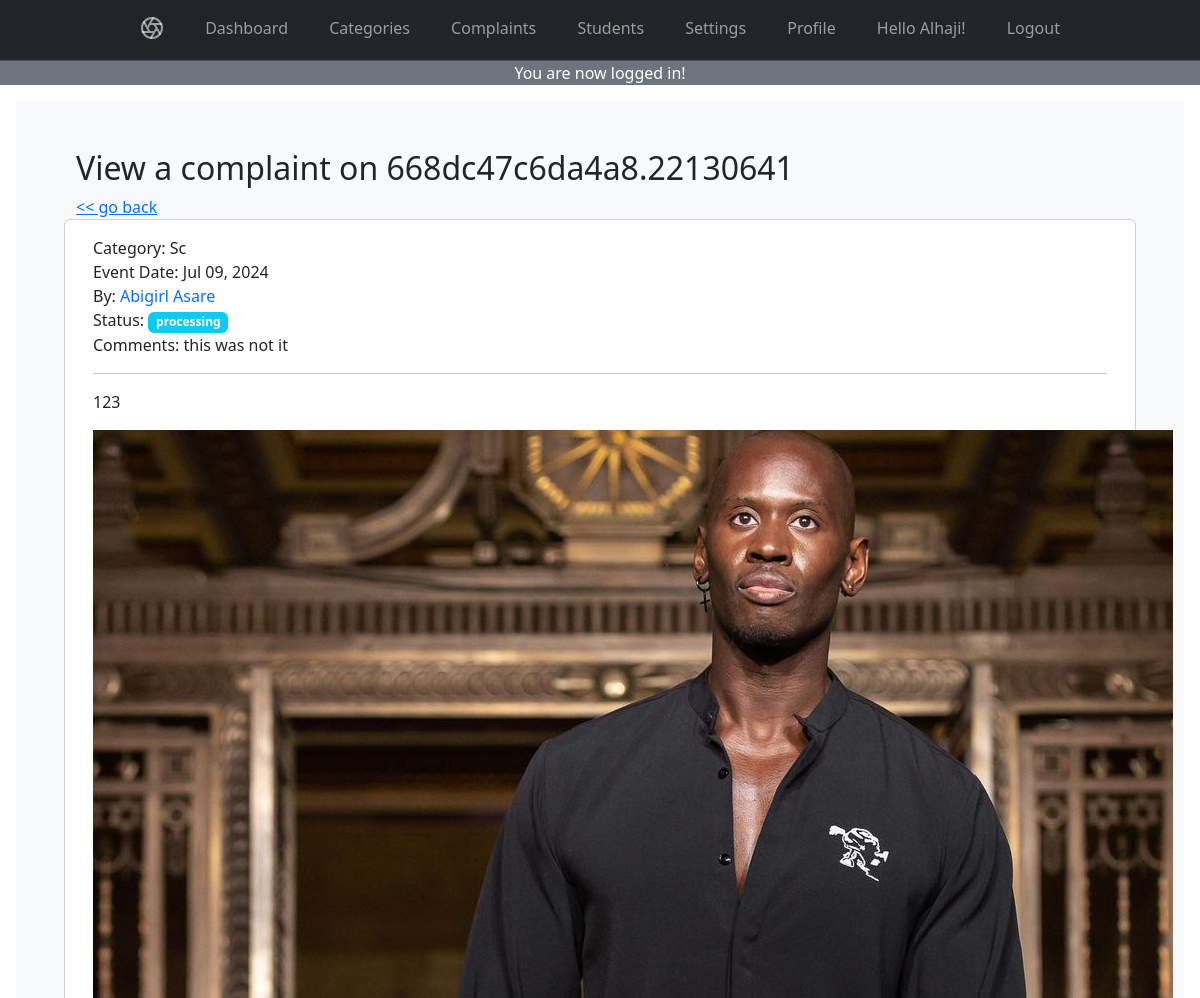
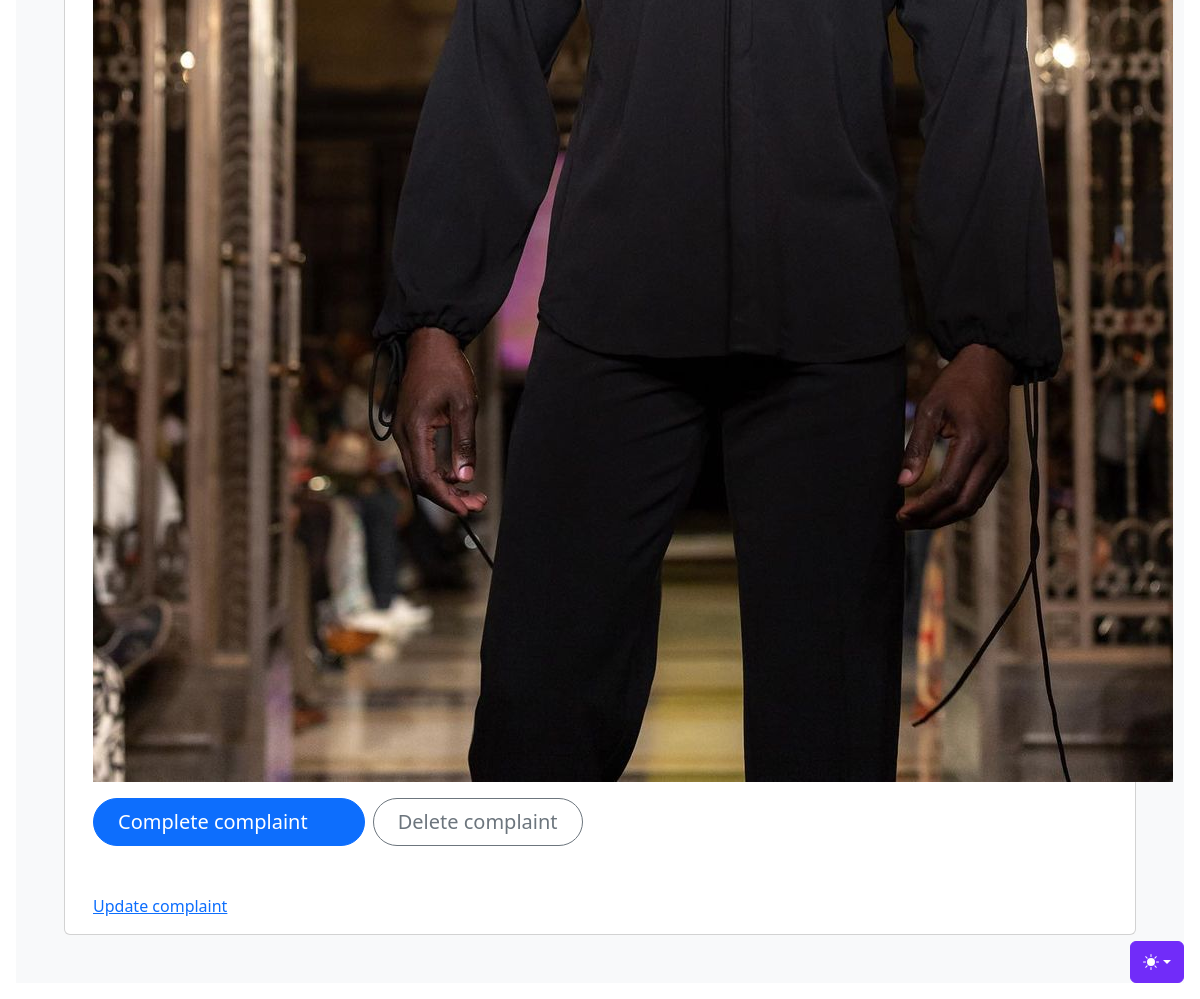
The app's page /complaints?view=5 (signed in) with its own data (2 pictures, top to bottom).
### tables this page shows
CREATE TABLE `complaints` (
  `id` int(11) NOT NULL,
  `complaint_id` varchar(200) DEFAULT NULL,
  `student_id` varchar(200) DEFAULT NULL,
  `category_id` int(11) DEFAULT NULL,
  `complaint_document` text DEFAULT NULL,
  `complaint_message` text NOT NULL,
  `complaint_comment` text DEFAULT NULL,
  `admin_comment` text NOT NULL,
  `complaint_date` date DEFAULT NULL,
  `complaint_status` tinyint(4) NOT NULL DEFAULT 0,
  `createdAt` timestamp NOT NULL DEFAULT current_timestamp(),
  `updatedAt` datetime DEFAULT NULL ON UPDATE current_timestamp(),
  `trash` tinyint(1) NOT NULL DEFAULT 0
);

CREATE TABLE `categories` (
  `id` bigint(20) NOT NULL,
  `category` varchar(255) DEFAULT NULL,
  `createdAt` timestamp NOT NULL DEFAULT current_timestamp(),
  `updatedAt` datetime DEFAULT NULL ON UPDATE current_timestamp()
);

CREATE TABLE `students` (
  `id` int(11) NOT NULL,
  `student_id` varchar(200) DEFAULT NULL,
  `fullname` varchar(200) DEFAULT NULL,
  `email` varchar(200) DEFAULT NULL,
  `level` int(11) DEFAULT NULL,
  `password` varchar(200) NOT NULL,
  `createdAt` timestamp NOT NULL DEFAULT current_timestamp(),
  `updatedAt` datetime DEFAULT NULL ON UPDATE current_timestamp(),
  `status` enum('student','admin') DEFAULT NULL,
  `trash` tinyint(1) NOT NULL DEFAULT 0
);

### helpers/helpers.php (called while the page is built, shortened)
<?php
function pretty_date_only($date){
	return date("M d, Y", strtotime($date));
}

### complaints.php (the view, shortened to what this page needs)
<?php
    require_once ("db_connection/conn.php");
?>
<!DOCTYPE html>
<html lang="en" data-bs-theme="auto">
  <head>
    <link href="<?= PROOT; ?>dist/css/bootstrap.min.css" rel="stylesheet">
</head>
<body>
    <div class="dropdown position-fixed bottom-0 end-0 mb-3 me-3 bd-mode-toggle">
        <button class="btn btn-bd-primary py-2 dropdown-toggle d-flex align-items-center"
            id="bd-theme"
            type="button"
            aria-expanded="false"
            data-bs-toggle="dropdown"
            aria-label="Toggle theme (auto)">
            <svg class="bi my-1 theme-icon-active" width="1em" height="1em"><use href="#circle-half"></use></svg>
        </button>
    </div>
    <nav class="navbar navbar-expand-md bg-dark sticky-top border-bottom" data-bs-theme="dark">
        <div class="container">
            <div class="offcanvas offcanvas-end" tabindex="-1" id="offcanvas" aria-labelledby="offcanvasLabel">
                <div class="offcanvas-body">
                    <ul class="navbar-nav flex-grow-1 justify-content-between">
                        <li class="nav-item">
                            <a class="nav-link" href="#">
                                <svg class="bi" width="24" height="24"><use xlink:href="#aperture"/></svg>
                            </a>
                        </li>
                        <li class="nav-item"><a class="nav-link" href="<?= PROOT; ?>admin/index">Dashboard</a></li>
                        <li class="nav-item"><a class="nav-link" href="<?= PROOT; ?>admin/categories">Categories</a></li>
                        <li class="nav-item"><a class="nav-link" href="<?= PROOT; ?>complaints">Complaints</a></li>
                        <li class="nav-item"><a class="nav-link" href="<?= PROOT; ?>admin/students">Students</a></li>
                        <li class="nav-item"><a class="nav-link" href="<?= PROOT; ?>admin/settings">Settings</a></li>
                        <li class="nav-item"><a class="nav-link" href="<?= PROOT; ?>admin/profile">Profile</a></li>
                        <li class="nav-item"><a class="nav-link" href="<?= PROOT; ?>admin/profile">Hello <?= $admin_data['first']; ?>!</a></li>
                        <li class="nav-item">
                            <a class="nav-link" href="logout">
                                Logout
                            </a>
                        </li>
                    </ul>
                </div>
            </div>
        </div>
    </nav>
    <main>
        <span><?= $flash; ?></span>
        <div class="row justify-content-center position-relative overflow-hidden p-3 p-md-5 m-md-3 bg-body-tertiary">
            <?php
                if (isset($_GET['view']) && !empty($_GET['view'])):
                    $view_id = (int)$_GET['view'];
                    $view = "
                        SELECT *, complaints.id AS cid FROM complaints
                        INNER JOIN categories
                        ON categories.id = complaints.category_id
                        INNER JOIN students
                        ON students.id = complaints.student_id
                        WHERE complaints.id = ?
                        LIMIT 1
                    ";
                    $statement = $conn->prepare($view);
                    $statement->execute([$view_id]);
                    $row_view = $statement->fetchAll();
                    $count_view = $statement->rowCount();
                    if ($count_view > 0) {
                        $status = "new";
                        $status_bg = "warning";
                        if ($row_view[0]['complaint_status'] == 1) {
                            $status = "processing";
                            $status_bg = "info";
                        } else if ($row_view[0]['complaint_status'] == 2) {
                            $status = "Done";
                            $status_bg = "success";
                        }
                ?>
                    <h1 class="h2">View a complaint on <?= $row_view[0]['complaint_id']; ?></h1>
                    <a href="complaints" class=""><< go back</a>
                    <div class="card">
                        <div class="card-body">
                            <p class="mb-3">
                                Category: <?= ucwords($row_view[0]["category"]); ?>
                                <br>
                                Event Date: <?= pretty_date_only($row_view[0]["complaint_date"]); ?>
                                <br>
                                By: <a href="javascript:;" class="text-decoration-none" data-bs-toggle="modal" data-bs-target="#studentModal_<?= $row_view[0]['student_id']; ?>"><?= ucwords($row_view[0]['fullname']); ?></a>
                                <br>
                                Status: <span class="badge bg-<?= $status_bg ?>"><?= $status ?></span>
                                <br>
                                Comments: <span><?= $row_view[0]['complaint_comment']; ?></span>
                                <br>
                                <hr>
                                <?= $row_view[0]['complaint_message']; ?>
                            </p>
                            <div class="d-inline-flex gap-2 mb-5">
                                <a class="d-inline-flex align-items-center btn btn-primary btn-lg px-4 rounded-pill" href="<?= PROOT; ?>complaints?complete=<?= $row_view[0]['cid']; ?>" name="submit_form">
                                    Complete complaint
                                    <svg class="bi ms-2" width="24" height="24"><use xlink:href="#arrow-right-short"/></svg>
                                </a>
                                <a class="btn btn-outline-secondary btn-lg px-4 rounded-pill" href="<?= PROOT; ?>complaints?delete=<?= $row_view[0]['cid']; ?>">
                                    Delete complaint
                                </a>
                            </div>
                            <br>
                            <a href="javascript:;" data-bs-toggle="modal" data-bs-target="#updateModal_<?= $row_view[0]['cid']; ?>">Update complaint</a>
                        </div>
                    </div>
                <?php
                    } else {
                        $_SESSION['flash_error'] = 'Complaint cannot be found!';
                        redirect('complaints');
                    }
            ?>
            <?php endif ?>
        </div>
    </main>
</body>
</html>

### db_connection/conn.php (shortened to what this page needs)
<?php
	$servername = 'localhost';
	$username = 'root';
	$password = '';
	$conn = new PDO("mysql:host=$servername;dbname=student_complaint_system", $username, $password);
 	require_once(BASEURL.'helpers/helpers.php');
 	if (isset($_SESSION['flash_success'])) {
 	 	$flash = '
 	 		<div class="bg-secondary" id="temporary">
 	 			<p class="text-center text-white">'.$_SESSION['flash_success'].'</p>
 	 		</div>';
 	}
 	if (isset($_SESSION['ComAdmin'])) {
 		$admin_id = $_SESSION['ComAdmin'];
 		$data = array(
 			':admin_id' => $admin_id
 		);
 		$sql = "
 			SELECT * FROM students
 			WHERE student_id = :admin_id
 			LIMIT 1
 		";
 		$statement = $conn->prepare($sql);
 		$statement->execute($data);
 		foreach ($statement->fetchAll() as $admin_data) {
 			$fn = explode(' ', $admin_data['fullname']);
 			$admin_data['first'] = ucwords($fn[0]);
 				$admin_data['last'] = '';
 			if (count($fn) > 1) {
 				$admin_data['last'] = ucwords($fn[1]);
 			}
 		}
 	}

### complaints.php (style rules this page uses)
.bi { vertical-align: -.125em; fill: currentColor; }
.btn-bd-primary { --bd-violet-bg: #712cf9; --bd-violet-rgb: 112.520718, 44.062154, 249.437846; --bs-btn-font-weight: 600; --bs-btn-color: var(--bs-white); --bs-btn-bg: var(--bd-violet-bg); --bs-btn-border-color: var(--bd-violet-bg); --bs-btn-hover-color: var(--bs-white); --bs-btn-hover-bg: #6528e0; --bs-btn-hover-border-color: #6528e0; --bs-btn-focus-shadow-rgb: var(--bd-violet-rgb); --bs-btn-active-color: var(--bs-btn-hover-color); --bs-btn-active-bg: #5a23c8; --bs-btn-active-border-color: #5a23c8; }
.bd-mode-toggle { z-index: 1500; }
.container { max-width: 960px; }

### records on screen
complaints: complaint "668dc47c6da4a8.22130641", category.category "Sc", complaint_date "Jul 09, 2024", student.fullname "Abigirl Asare", complaint_status "processing", complaint_comment "this was not it", complaint_message "123", complaint_message (picture)

### other values on screen
$admin_data['first'] "Alhaji"
$_SESSION['flash_success'] "You are now logged in!"
